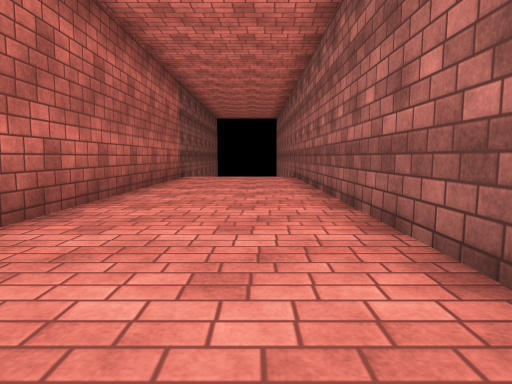
view 1 (above)

15 first-person views from a walk through a 3-D level made in the Unity game engine. The camera is 1.2 m above the floor, tilts 6° down and sees 75° across. The floor is counted in squares, 2 m on a side. Each view is taken from the middle of a square. On the plan, view 1 faces up. The plan holds only what a view shows up to about 10 squares ahead; the rest is blank. The place goes on beyond the plan. The player character is not drawn. Surface patterns are stand-ins for the level's own textures.

view 2
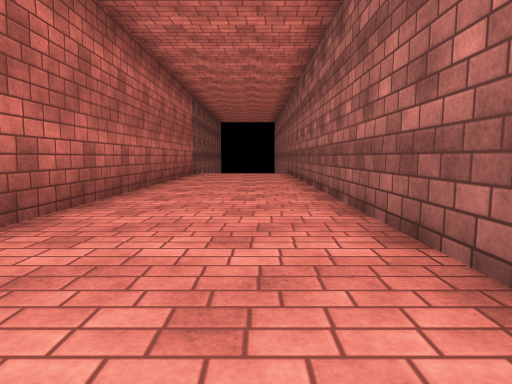

view 3
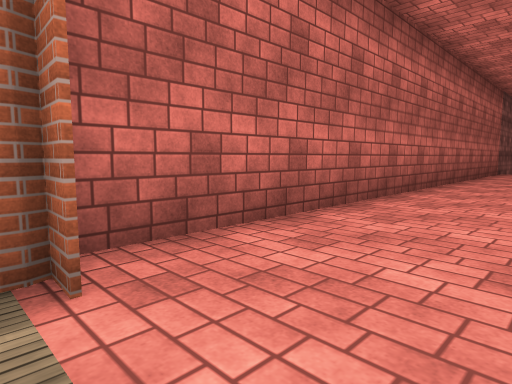

view 4
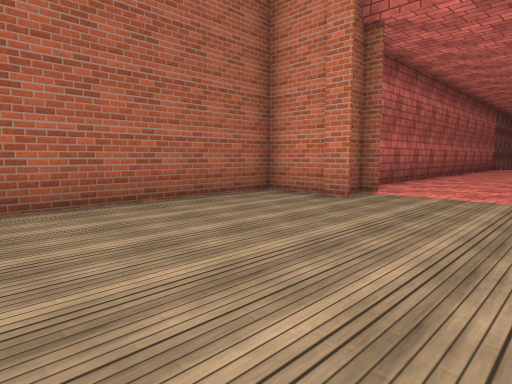

view 5
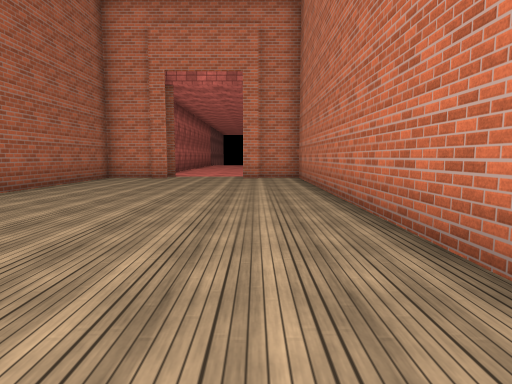

view 6
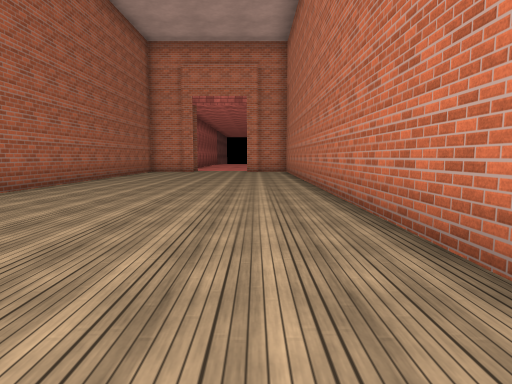

view 7
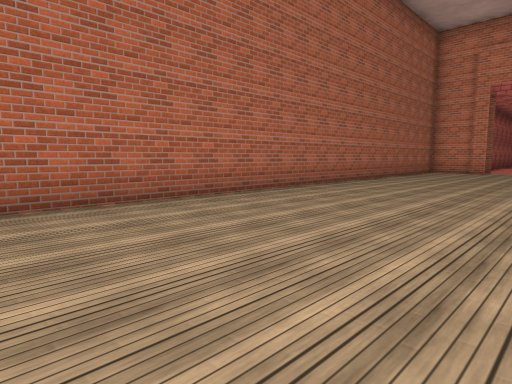

view 8
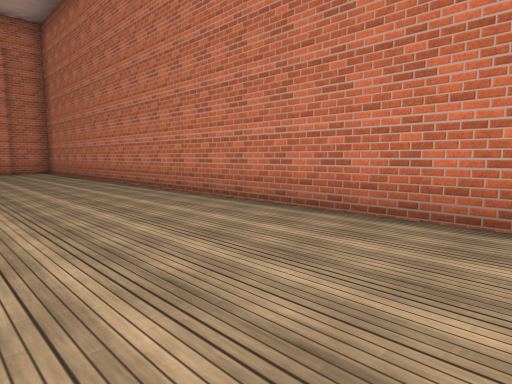

view 9
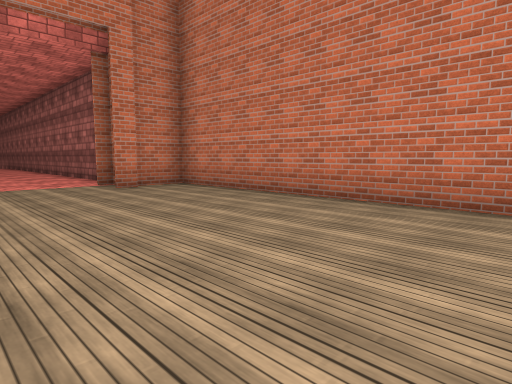

view 10
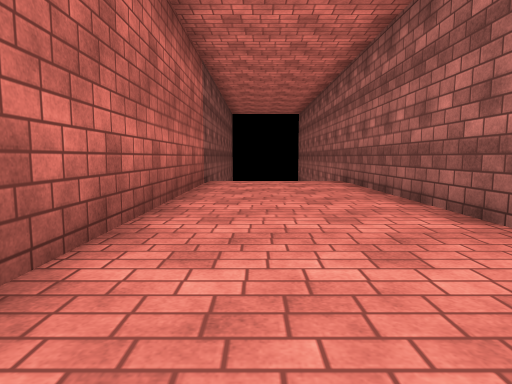

view 11
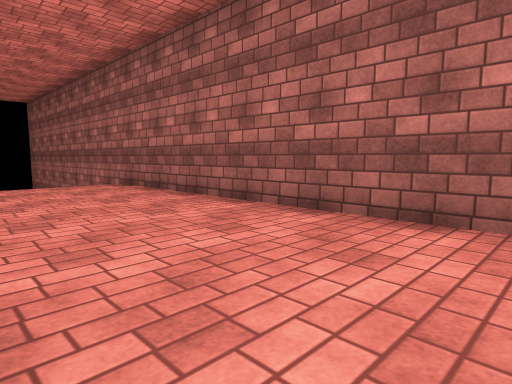

view 12
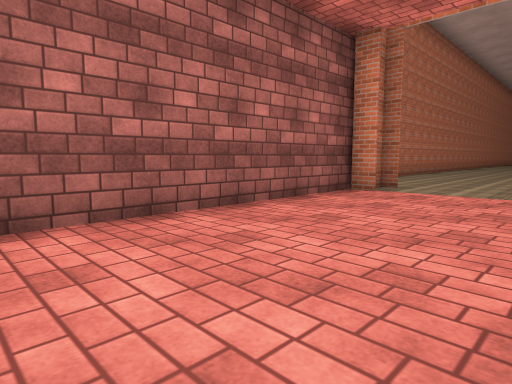

view 13
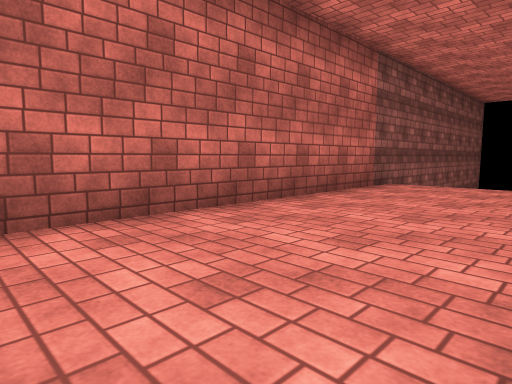

view 14
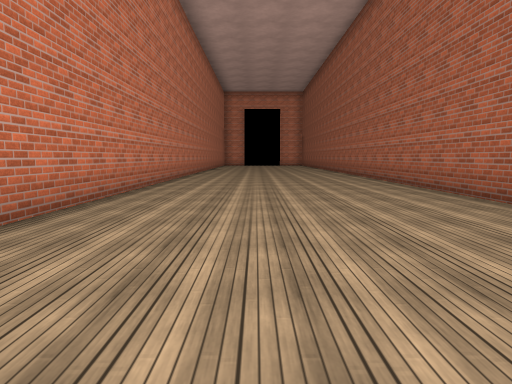

view 15
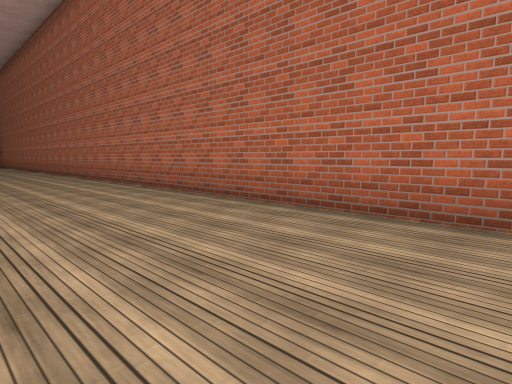

### Floor plan
Points are (right, up) in squares from view 1. A wall is a line through its corners. A room is listed if a view was taken in it or the views show most of it. See-through windows are left out.
Room 1 (views 1, 2, 10, 11, 12, 13)
walls: (0.6, -3.6) (1.2, -3.6) (1.2, 10.5); (-2.2, 13.5) (-2.2, -3.4); (0.5, -4.5) (0.9, -4.5)
ways out: opening at (-0.5, -4) to room 2
Room 2 (views 3, 4, 5, 6, 7, 8, 9, 14, 15)
walls: (-1.5, -4.6) (-2, -4.6); (-1.9, -4.4) (-3.3, -4.4) (-3.3, -18.5); (1.1, -4.6) (0.6, -4.6); (0.9, -4.5) (0.9, -3.7) (0.6, -3.7); (-1.4, -3.6) (-1.9, -3.6); (2.2, -18.1) (2.2, -4.4) (0.9, -4.4)
ways out: opening at (-0.5, -4) to room 1

Positions as (right, up) in squares from view 1, and headings:
1: (0, 0), facing up
2: (0, -2), facing up
3: (0, -4), facing up-left
4: (1, -9), facing up-left
5: (1, -14), facing up
6: (1, -18), facing up
7: (1, -18), facing up-left
8: (-1, -18), facing up-right
9: (-2, -11), facing up-right
10: (-1, 2), facing up
11: (-2, 3), facing up-right
12: (-2, 2), facing down-right
13: (1, 3), facing up-left
14: (0, -8), facing down
15: (0, -8), facing down-left
